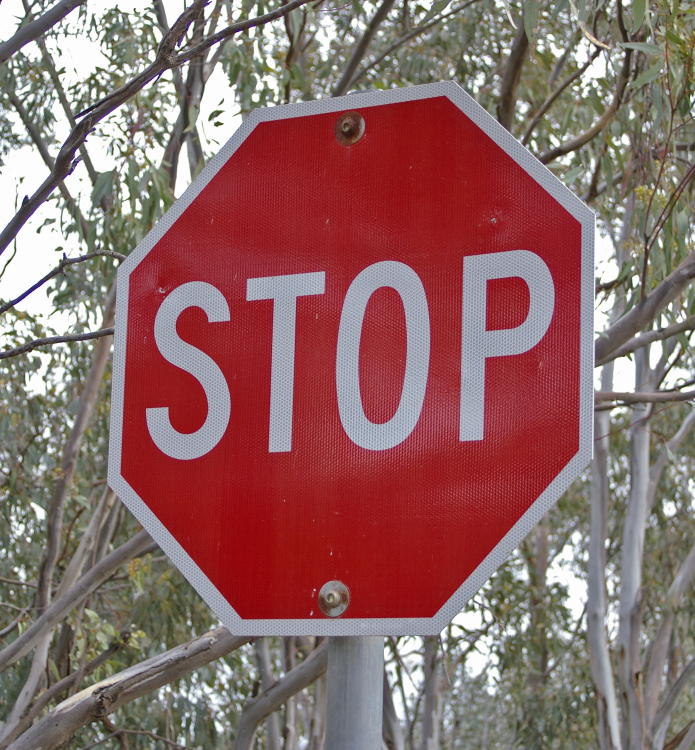
#> input picture keras/CarND-Traffic-Sign-Classifier-P2/STOP_sign.jpg, 1389 x 1500 px (shown at 1/2 size)
$ jupyter execute --allow-errors 'Blackbox against STOP Sign.ipynb'   (shell and % lines are left out)
#> lines starting #> are read from the running program, lines starting #| are printed output that depends on the picture
# Hack the STOP Sign for HITCON Pacific 2017
Code derived from tomaszkacmajor's [CarND-Traffic-Sign-Classifier-P2](https://github.com/tomaszkacmajor/CarND-Traffic-Sign-Classifier-P2)

[cell 1]
import numpy as np
import matplotlib.pyplot as plt
import random
from tqdm import tqdm
from scipy import ndimage
import cv2
import tensorflow as tf
from tensorflow.contrib.layers import flatten
import matplotlib.image as mpimg

# Visualizations will be shown in the notebook.
get_ipython().magic('matplotlib inline')

[cell 2]
def grayscale(img):
    return cv2.cvtColor(img, cv2.COLOR_RGB2GRAY)[:,:,None]

def normalize(value):
    return value / 255 * 2 - 1

def preprocess_image(image):
    img = grayscale(image)
    img = normalize(img)
    return img

with open('signnames.csv') as csvfile:
#> (reads keras/CarND-Traffic-Sign-Classifier-P2/signnames.csv from the repository)
    next(csvfile) # ignore header
    a = [ row.strip().split(',') for row in csvfile]
    signnames_dict = dict((data[0],data[1:]) for data in a)

### Model Architecture

[cell 3]
import tensorflow as tf
from tensorflow.contrib.layers import flatten

EPOCHS = 200
BATCH_SIZE = 128
image_depth = 1
n_classes = 43

# [52 lines left out: function LeNet, not called in this run]


#> (the rest of this cell did not finish here and is left out)

## Test on a real stop sign

Source: https://en.wikipedia.org/wiki/Stop_sign#/media/File:STOP_sign.jpg photo courtesy to Bidgee.

[cell 4]
image = mpimg.imread('./STOP_sign.jpg')
#> image is the input picture: shape (1500, 1389, 3); mean R, G, B 141.2, 105.4, 103.4
image_to_show = cv2.resize(image, (200, 200), interpolation = cv2.INTER_AREA)
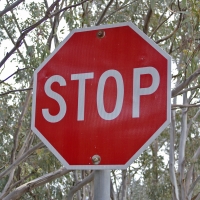
#> image_to_show: shape (200, 200, 3); mean R, G, B 141.2, 105.4, 103.4
image = cv2.resize(image, (32, 32), interpolation = cv2.INTER_AREA)
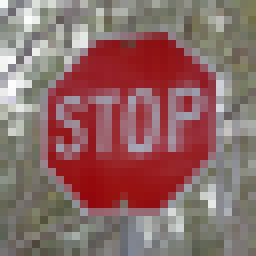
#> image: shape (32, 32, 3) (shown 8 times larger); mean R, G, B 141.2, 105.4, 103.4
image = preprocess_image(image)
#> in grayscale, `return cv2.cvtColor(img, cv2.COLOR_RGB2GRAY)[:,:,None]`:
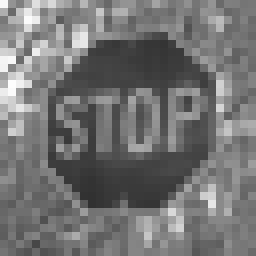
#> returned value: shape (32, 32, 1) (shown 8 times larger); min 49, max 253, mean 115.9
#> in normalize, `return value / 255 * 2 - 1`:
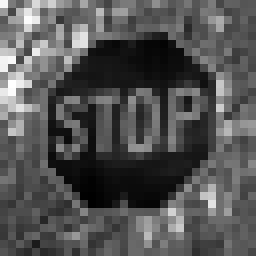
#> returned value: shape (32, 32, 1) float64 (shown 8 times larger); min -0.616, max 0.984, mean -0.0913; drawn with min black and max white

test_images = [image,]
test_images = np.array(test_images)
test_responses = [0, ]
#> (the rest of this cell did not finish here and is left out)

## Try stop signs from Etimov et al. (2017)

[cell 5]
import os
img_folder = '../fake-stop-signs/'
test_images = []
test_responses = [14, 14, 14, 14, 14, 14]
fig = plt.figure(figsize=(16,4))
fig.suptitle('Test images from Etimov et al. (2017)', fontsize=16)

cnt = 0
for img_name in os.listdir(img_folder):
    image = mpimg.imread(img_folder+img_name)
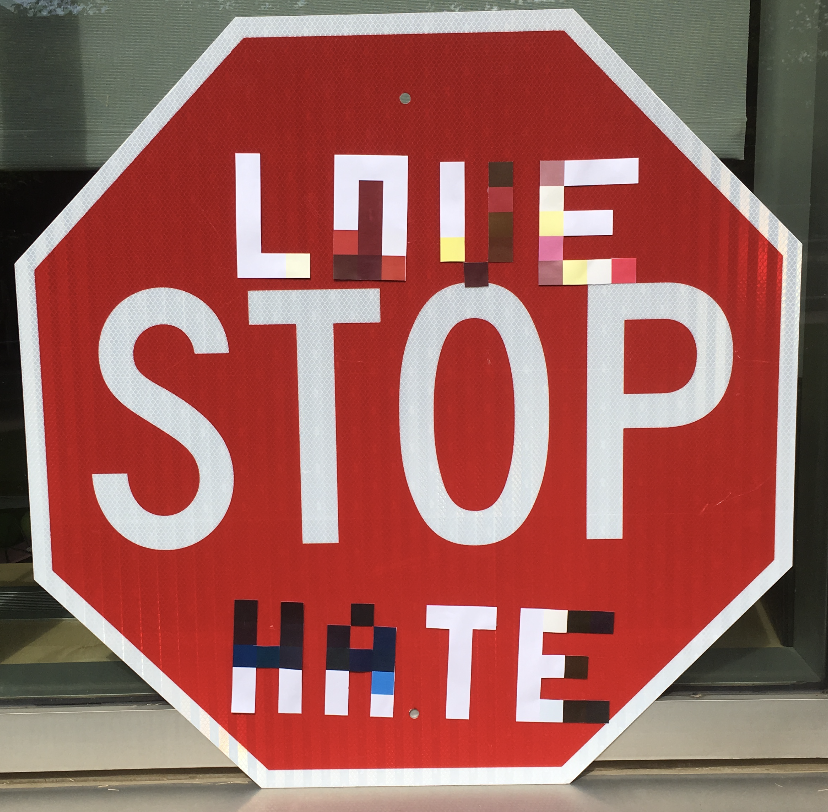
#> input picture keras/fake-stop-signs/1.png, 828 x 812 px
#> image is the input picture: shape (812, 828, 4) float32; mean R, G, B, A 0.616, 0.379, 0.357, 1
    image_to_show = cv2.resize(image, (200, 200), interpolation = cv2.INTER_AREA)
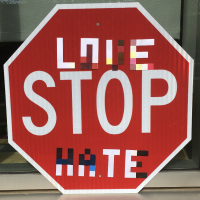
#> image_to_show: shape (200, 200, 4) float32; mean R, G, B, A 0.616, 0.379, 0.357, 1; transparent parts drawn white
    image = cv2.resize(image, (32, 32), interpolation = cv2.INTER_AREA)
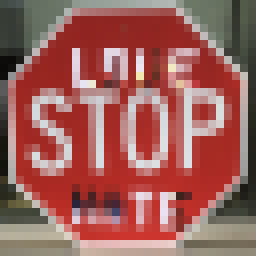
#> image: shape (32, 32, 4) float32 (shown 8 times larger); mean R, G, B, A 0.616, 0.379, 0.357, 1; transparent parts drawn white
    cnt = cnt+1
    sub=plt.subplot(1,6,cnt)
    sub.set_title(img_name)
    plt.imshow(image_to_show)
    image = preprocess_image(image)
#> in grayscale (call 2), `return cv2.cvtColor(img, cv2.COLOR_RGB2GRAY)[:,:,None]`:
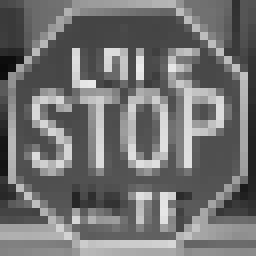
#> returned value: shape (32, 32, 1) float32 (shown 8 times larger); min 0.0404, max 0.913, mean 0.447
#> in normalize (call 2), `return value / 255 * 2 - 1`:
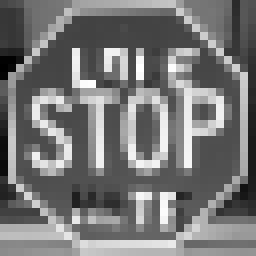
#> returned value: shape (32, 32, 1) float32 (shown 8 times larger); min -1, max -0.993, mean -0.996; drawn with min black and max white
    test_images.append(image)
#> pass 2 of the loop `for img_name in os.listdir(img_folder):`:
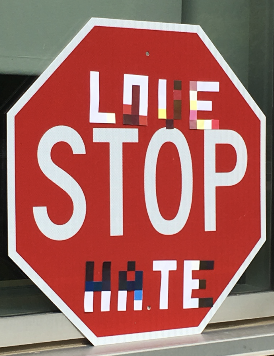
#> input picture keras/fake-stop-signs/2.png, 274 x 356 px
#> image is the input picture: shape (356, 274, 4) float32; mean R, G, B, A 0.64, 0.413, 0.391, 1
#> `image_to_show = cv2.resize(image, (200, 200), interpolation = cv2.INTE..`:
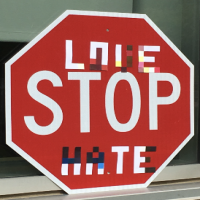
#> image_to_show: shape (200, 200, 4) float32; mean R, G, B, A 0.64, 0.413, 0.391, 1; transparent parts drawn white
#> in normalize (call 3), `return value / 255 * 2 - 1`:
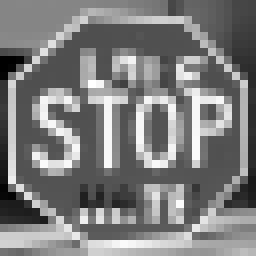
#> returned value: shape (32, 32, 1) float32 (shown 8 times larger); min -1, max -0.993, mean -0.996; drawn with min black and max white
#> pass 3 of the loop `for img_name in os.listdir(img_folder):`:
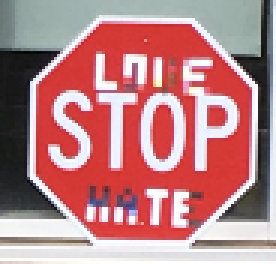
#> input picture keras/fake-stop-signs/3.png, 92 x 88 px (shown 3 times larger)
#> image is the input picture: shape (88, 92, 4) float32; mean R, G, B, A 0.731, 0.514, 0.525, 1
#> in normalize (call 4), `return value / 255 * 2 - 1`:
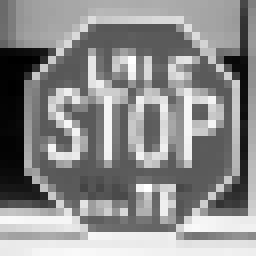
#> returned value: shape (32, 32, 1) float32 (shown 8 times larger); min -0.999, max -0.992, mean -0.995; drawn with min black and max white

test_images = np.array(test_images)
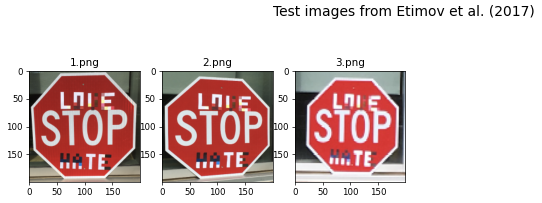
#> figure drawn by matplotlib, 3 panels

#> (a cell that did not finish here is left out)

[cell 7]
color_pallettes = [
    (0, 152, 116, 0),   # emerald
    (221, 65, 36, 0),   # tangerine tango
    (214, 80, 118, 0), # honeysuckle
    (68, 184, 172, 0), # turquoise
    (239, 192, 80, 0), # mimosa
    (91, 94, 166, 0),    # blue izis
    (155, 35, 53, 0),    # chilli pepper
    (223, 207, 190, 0), # sand dollar
    (85, 180, 176, 0),   # blue turquoise
    (225, 93, 68, 0),    # tigerlily
    (127, 205, 205, 0), # aqua sky
    (188, 36, 60, 0),     # true red
    (195, 68, 122, 0),  # fuchsia rose
    (152, 180, 212, 0), # cerulean blue
    ]
rgb = [(255,0,0), (0,255,0), (0,0,255)]

[cell 8]
from random import randrange, choice

image = mpimg.imread('./STOP_sign.jpg')
im = cv2.resize(image, (200, 200), interpolation = cv2.INTER_AREA)

# Stick posters within the rectangle of (50, 150, 50, 150)
sticker_width = 10
sticker_height = 10
number_of_trials = 1000
number_of_stickers = 4

test_images = []
test_responses = []
sticked_images = []

for i in range(number_of_trials):
    newim = im.copy()
    for _ in range(number_of_stickers):
        rec_x = randrange(50, 150)
        rec_y = randrange(50, 150)
        color = choice(color_pallettes)
        cv2.rectangle(newim, (rec_x, rec_y), (rec_x+sticker_width, rec_y+sticker_height), color, -1)
    image = cv2.resize(newim, (32, 32), interpolation = cv2.INTER_AREA)
    test_images.append(preprocess_image(image))
    test_responses.append(14)
    sticked_images.append(newim)
#> image: shape (32, 32, 3)
#> after the loop, sticked_images = 1000 items; test_images = 1000 items; test_responses = 1000 values from 14 to 14

#> (the rest of this cell did not finish here and is left out)
